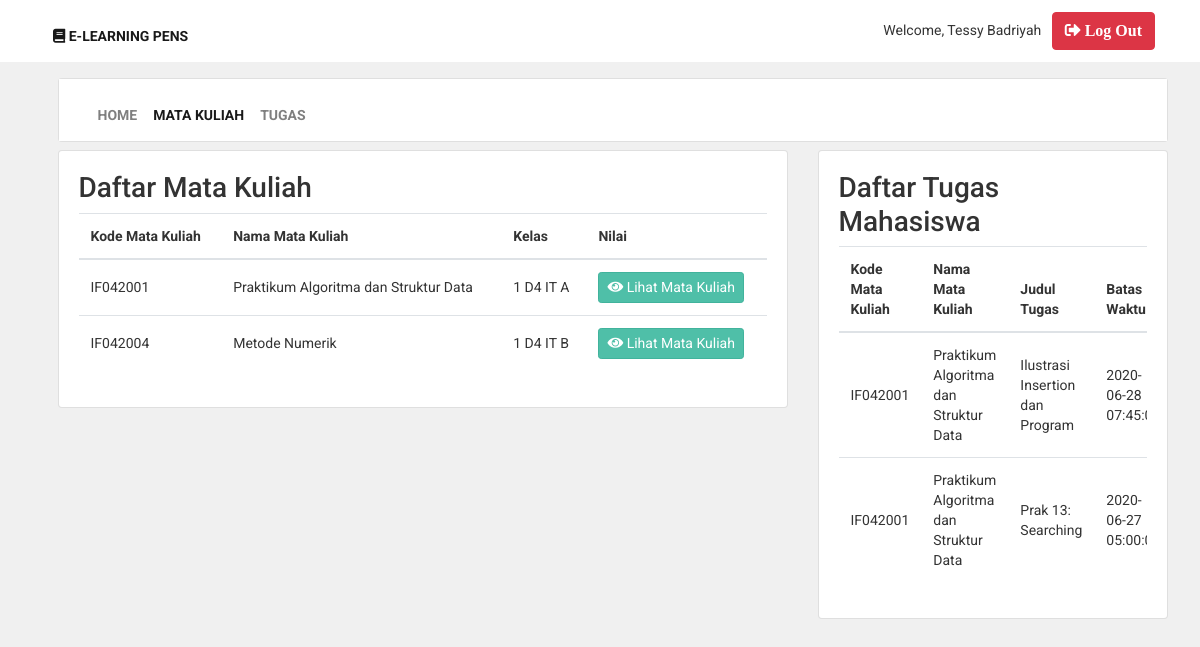
The page /lihat_matkul_dosen.php (signed in) on the database its author committed.
### tables this page shows
CREATE TABLE `matakuliah` (
  `id_matkul` int(11) NOT NULL,
  `kd_matkul` varchar(255) NOT NULL,
  `nama_matkul` varchar(255) NOT NULL,
  `id_kelas` int(50) NOT NULL,
  `nip_dosen` varchar(30) NOT NULL
);

CREATE TABLE `kelas` (
  `id_kelas` int(50) NOT NULL,
  `kd_kelas` int(50) NOT NULL,
  `nama_kelas` varchar(255) NOT NULL
);

CREATE TABLE `tugas` (
  `id_tugas` int(11) NOT NULL,
  `judul_tugas` varchar(255) NOT NULL,
  `deskripsi_tugas` varchar(255) DEFAULT NULL,
  `tanggal` datetime NOT NULL,
  `id_matkul` int(11) NOT NULL
);

### lihat_matkul_dosen.php (the view, shortened to what this page needs)
<!DOCTYPE html>
<html lang="en">
<head>
    <link rel="stylesheet" href="assets/styles/bootstrap.min.css" />
    <link rel="stylesheet" href="assets/fontawesome/web-fonts-with-css/css/fontawesome-all.min.css" />
    <link rel="stylesheet" type="text/css" href="assets/styles/styles.css" />
</head>
<body>
    <?php
        require_once 'includes/connection.php';
        $id = $_SESSION['iduser'];
	?>
    <nav class="navbar navbar-expand-lg navbar-light" id="navbar">
        <div class="container">
            <div class="collapse navbar-collapse" id="navigation">
                <div class="padding-nav">
                    <ul class="navbar-nav mr-auto">
                        <li class="nav-item">
                            <a class="nav-link active" href="index.php">
                                <i class="fa fa-book"></i> E-Learning PENS
                            </a>
                        </li>
                    </ul>
                </div>
            </div>
            <div class="clearfix">
                Welcome, <?php echo $_SESSION['nama'] ?>
                <a href="logout.php" class="btn btn-danger navbar-btn right">
                    <i class="fa fa-sign-out-alt"> Log Out</i>
                </a>
            </div>
        </div>
    </nav>
    <div id="content">
        <div class="container">
            <div class="card mt-3">
                <nav class="navbar navbar-expand-lg navbar-light" id="navbar">
                    <div class="container">
                        <div class="collapse navbar-collapse" id="navigation">
                            <div class="padding-nav">
                                <ul class="navbar-nav mr-auto">
                                    <li class="nav-item">
                                        <a class="nav-link" href="halaman_dosen.php">Home</a>
                                    </li>
                                    <li class="nav-item">
                                        <a class="nav-link active" href="">Mata Kuliah</a>
                                    </li>
                                    <li class="nav-item">
                                        <a class="nav-link" href="penjualan.php">Tugas</a>
                                    </li>
                                </ul>
                            </div>
                        </div>
                    </div>
                </nav>
            </div>
            <div class="row mt-2">
                <div class="col-md-8" id="cart">
                    <div class="card">
                        <div class="card-body">
                                <h3>Daftar Mata Kuliah</h3>
                                <div class="table-responsive">
                                    <table class="table">
                                        <thead>
                                            <tr>
                                                <th>Kode Mata Kuliah</th>
                                                <th>Nama Mata Kuliah</th>
                                                <th>Kelas</th>
                                                <th>Nilai</th>
                                            </tr>
                                        </thead>
                                        <tbody>
                                            <?php
                                            $data = $con->query("SELECT * FROM matakuliah,kelas WHERE matakuliah.id_kelas = kelas.kd_kelas AND nip_dosen = '$id'");
                                            while ($row = $data->fetch_assoc()) {
                                            ?>
                                            <tr>
                                                <td><?php echo $row["kd_matkul"]; ?></td>
                                                <td><?php echo $row["nama_matkul"]; ?></td>
                                                <td><?php echo $row["nama_kelas"]; ?></td>
                                                <td>
                                                    <a href="lihat_kelas.php?id=<?php echo $row['id_kelas']?>"
                                                        class="btn btn-primary btn-sm"><i class="fas fa-eye"></i>
                                                        Lihat Mata Kuliah</a>
                                                </td>
                                            </tr>
                                            <?php
                                                }
                                            ?>
                                        </tbody>
                                    </table>
                                </div>
                        </div>
                    </div>
                </div>
                <div class="col-md-4" id="cart">
                    <div class="card">
                        <div class="card-body">
                                <h3>Daftar Tugas Mahasiswa</h3>
                                <div class="table-responsive">
                                    <table class="table">
                                        <thead>
                                            <tr>
                                                <th>Kode Mata Kuliah</th>
                                                <th>Nama Mata Kuliah</th>
                                                <th>Judul Tugas</th>
                                                <th>Batas Waktu</th>
                                            </tr>
                                        </thead>
                                        <tbody>
                                            <?php
                                            $data = $con->query("SELECT * FROM tugas,matakuliah,kelas
                                            WHERE tugas.id_matkul = matakuliah.id_matkul
                                            AND matakuliah.id_kelas = kelas.kd_kelas
                                            AND matakuliah.nip_dosen = '$id'");
                                            while ($row = $data->fetch_assoc()) {
                                        ?>
                                            <tr>
                                                <td><?php echo $row["kd_matkul"]; ?></td>
                                                <td><?php echo $row["nama_matkul"]; ?></td>
                                                <td><?php echo $row["judul_tugas"]; ?></td>
                                                <td><?php echo $row["tanggal"]; ?></td>
                                            </tr>
                                            <?php
                                                }
                                            ?>
                                        </tbody>
                                    </table>
                                </div>
                        </div>
                    </div>
                </div>
            </div>
        </div>
    </div>
</body>
</html>

### assets/styles/styles.css (style rules this page uses)
body { font-family: "Roboto", Helvetica, Arial, sans-serif; font-size: 14px; line-height: 1.42857143; color: #333; background-color: #f0f0f0; overflow-x: hidden; }
.navbar { background: white; }
a.nav-link { text-transform: uppercase; font-weight: bold; font-size: 14px; }
.padding-nav { padding-top: 10px; }
.btn-primary { color: rgb(255, 255, 255); background-color: rgb(79, 191, 168); border-color: rgb(65, 179, 156); }
#content { padding-left: 25px; }
#content #cart .table tbody tr td { vertical-align: middle; }

### rows shown on the page
matakuliah: kd_matkul "IF042001", nama_matkul "Praktikum Algoritma dan Struktur Data", kelas.nama_kelas "1 D4 IT A"
matakuliah: kd_matkul "IF042004", nama_matkul "Metode Numerik", kelas.nama_kelas "1 D4 IT B"
tugas: id_matkul.kd_matkul "IF042001", id_matkul.nama_matkul "Praktikum Algoritma dan Struktur Data", judul_tugas "Ilustrasi Insertion dan Program", tanggal "2020-06-28…"
tugas: id_matkul.kd_matkul "IF042001", id_matkul.nama_matkul "Praktikum Algoritma dan Struktur Data", judul_tugas "Prak 13: Searching", tanggal "2020-06-27…"

### other values the page prints
$_SESSION['nama'] "Tessy Badriyah"
